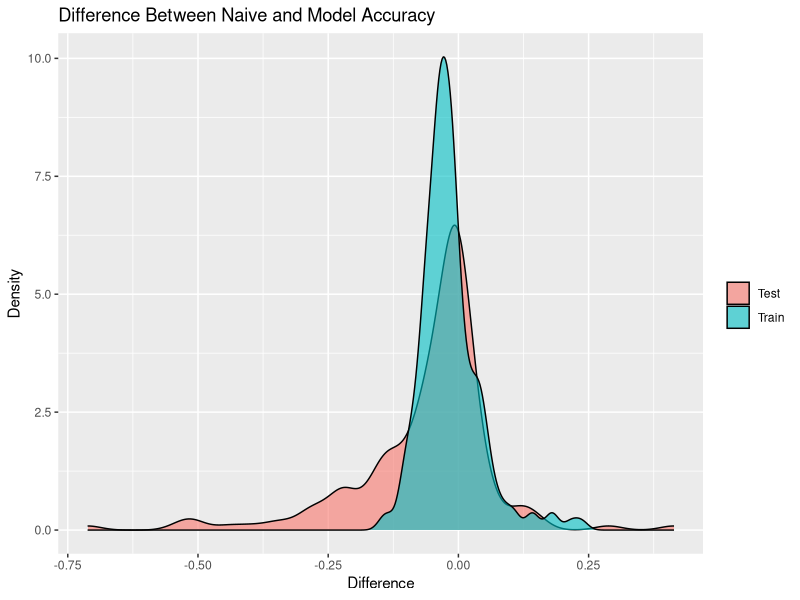
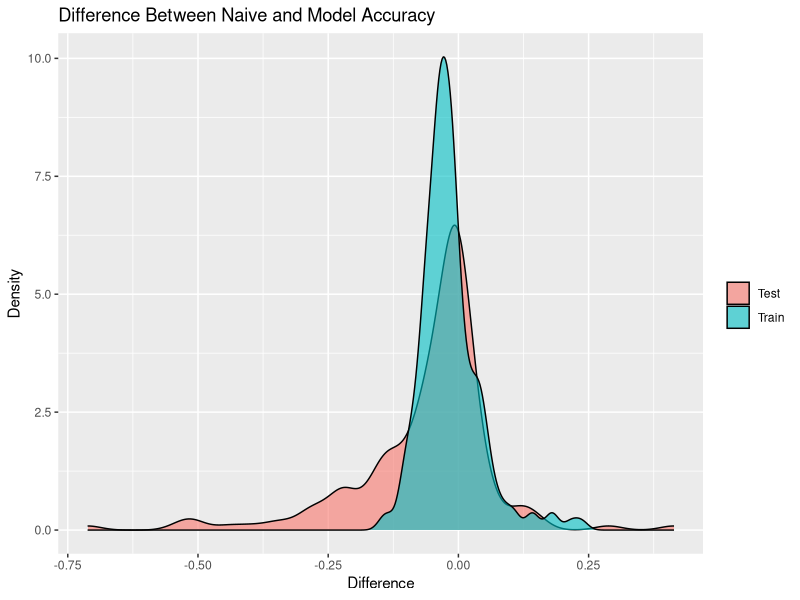

The R source for these figures, in order: (Note: this script raises an error after producing the figures.)
library('ggplot2')

df <- read.csv('temp1.csv')

ggplot(df, aes(x = value, fill = variable)) +
    geom_density(alpha = 0.6) +
    labs(x = 'Difference', y = 'Density', title = 'Difference Between Naive and Model Accuracy', fill = '')
ggsave('temp1.pdf')

a

df <- read.csv('all_models_results.csv')
sorted_df <- df[order(-df$Count), ]
positions = sorted_df$Model

ggplot(df, aes(x = Model, y = Count)) +
    geom_bar(stat = 'identity', fill = 'steelblue4') +
    scale_x_discrete(limits = positions) +
    scale_y_continuous(breaks = seq(10,110,10)) +
    theme(axis.text.x = element_text(angle = 90)) +
    labs(title = 'Model Performance')
ggsave('all_model_results.pdf')

df <- read.csv('results.csv')

ggplot(df, aes(x = pitch_vol, y = max_value, color = best_model)) +
	geom_point() +
        scale_color_manual(breaks = c('Random Forest', 'Support Vector Machine'),
                           values = c('steelblue4', 'steelblue1'))
ggsave('volatility.pdf')

ggplot(df, aes(x = max_value, y = test_value, color = best_model)) +
	geom_point() +
        scale_color_manual(breaks = c('Random Forest', 'Support Vector Machine'),
                           values = c('steelblue4', 'steelblue1'))
ggsave('train_vs_test_results.pdf')


ggplot(df, aes(x = best_model_std, y = max_value, color = best_model)) +
     geom_point() +
     scale_color_manual(breaks = c('Random Forest', 'Support Vector Machine'),
                        values = c('steelblue4', 'steelblue1'))
ggsave('acc_vs_std.pdf')

ggplot(df, aes(x = pitch_vol, y = best_model_std, color = best_model)) +
     geom_point(aes(size = max_value), alpha = 0.6) +
     scale_color_manual(breaks = c('Random Forest', 'Support Vector Machine'),
                        values = c('steelblue4', 'steelblue1')) +
     guides(size = FALSE) + 
     labs(x = 'Pitch Frequency Volatility', y = 'CV Accuracy Standard Deviation', color = '', title = 'Performance with Volatility')
ggsave('pitchVol_vs_model_std.pdf')


#ggplot(df, aes(x = ave_conf, y = rf)) +
#	geom_point()
#ggsave('pitch_conf.pdf')
#
#ggplot(df, aes(x = train_size, y = rf)) +
#	geom_point()
#ggsave('train_size.pdf')
#
#ggplot(df, aes(x = unique_pitches, y = rf)) +
#	geom_point()
#ggsave('u_pitches.pdf')
#
#ggplot(df, aes(x = start_relief, y = rf)) +
#       geom_boxplot()
#ggsave('s_vs_r.pdf')

df <- read.csv('../../feature_importance_ordered.csv')

ggplot(df, aes(x = variable,  y = value)) +
	geom_boxplot(fill = 'steelblue4') +
	scale_x_discrete(limits = unique(df$variable)) + 
	theme(axis.text.x = element_text(angle = 90)) +
        labs(x = 'Feature', y = 'Value', title = 'Feature Importance')
ggsave('fi_boxplot.pdf')

df <- read.csv('count_accuracy.csv')

order <- c('count_0-2','count_1-2','count_0-1','count_2-2','count_1-1','count_0-0', 'count_2-1','count_1-0','count_3-2','count_2-0','count_3-1','count_3-0')

ggplot(df, aes(x = variable, y = value)) +
    geom_boxplot(fill = 'steelblue4') +
    scale_x_discrete(limits = order) +
    theme(axis.text.x = element_text(angle = 90)) +
    labs(x = 'Count', y = 'Accuracy', title = 'Model Accuracy by Count')
ggsave('count_accuracy.pdf')

##### Probabilities #####

df <- read.csv('average_over_probs.csv')

df$Probability = as.factor(df$Probability)

ggplot(df, aes(x = Probability, y = Correct)) +
    geom_boxplot(fill = 'steelblue4') +
    #scale_y_continuous(breaks = seq(10,100,10)) +
    labs(x = 'Prediction Probability', y = 'Accuracy', title = 'Prediction Probability vs Accuracy')
ggsave('probs_correct.pdf')

##### Left vs Right #####

df <- read.csv('../../left_vs_right_freqs.csv')

ggplot(df, aes(x = difference)) +
    geom_density(fill = 'steelblue4') +
    labs(x = 'Difference', y = 'Density', title = 'Change in Pitch Frequencies - Left vs Right')
ggsave('left_vs_right_diff.pdf')

df <- read.csv('all_pitch_change_LvsR.csv')

ggplot(df, aes(x = variable, y = value)) +
    geom_bar(stat = 'identity', fill = 'steelblue4') +
    labs(x = 'Any Pitch type', y = 'Percent', title = 'Changing Pitch Type frequencies')
ggsave('change_PF_all.pdf')

df <- read.csv('first_pitch_change_LvsR.csv')

ggplot(df, aes(x = variable, y = value)) +
    geom_bar(stat = 'identity', fill = 'steelblue4') +
    labs(x = 'Main Pitch Type', y = 'Percent', title = 'Dominant Pitch Type Change')
ggsave('change_PF_first.pdf')

